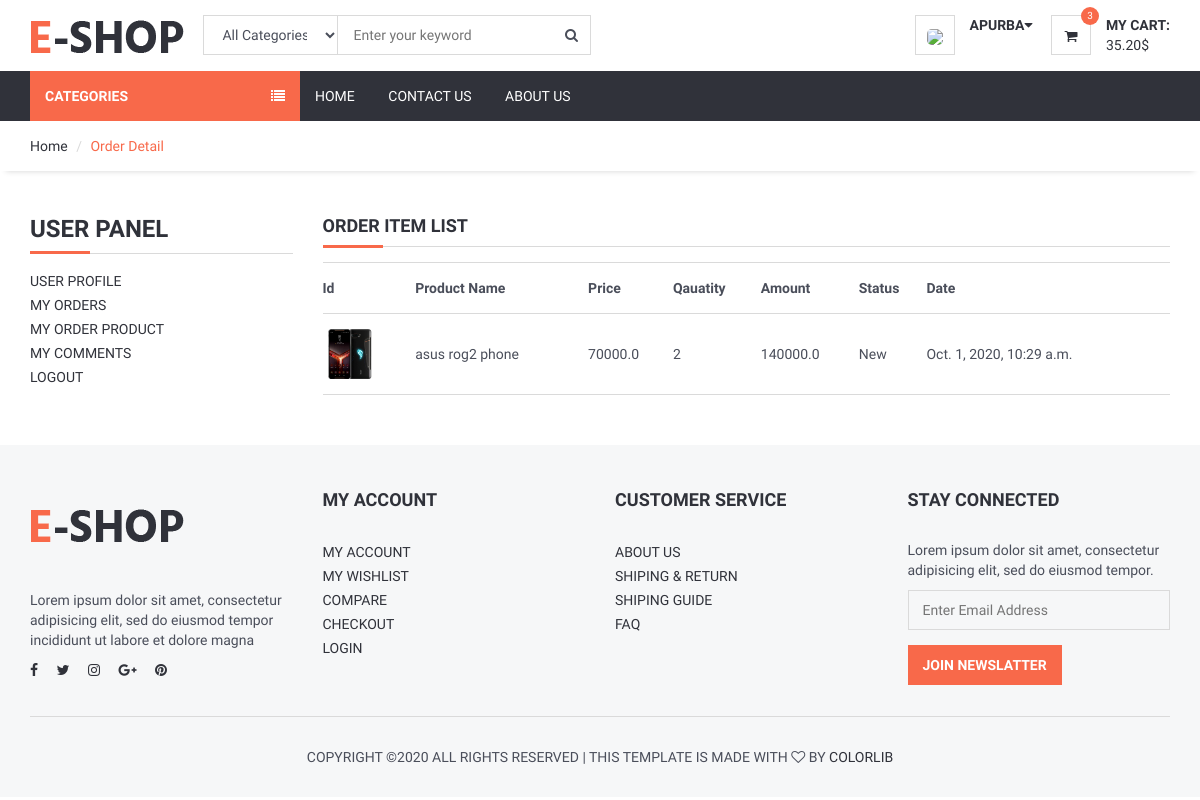
Page /user/orders_product/ (signed in) on the earlier database version.
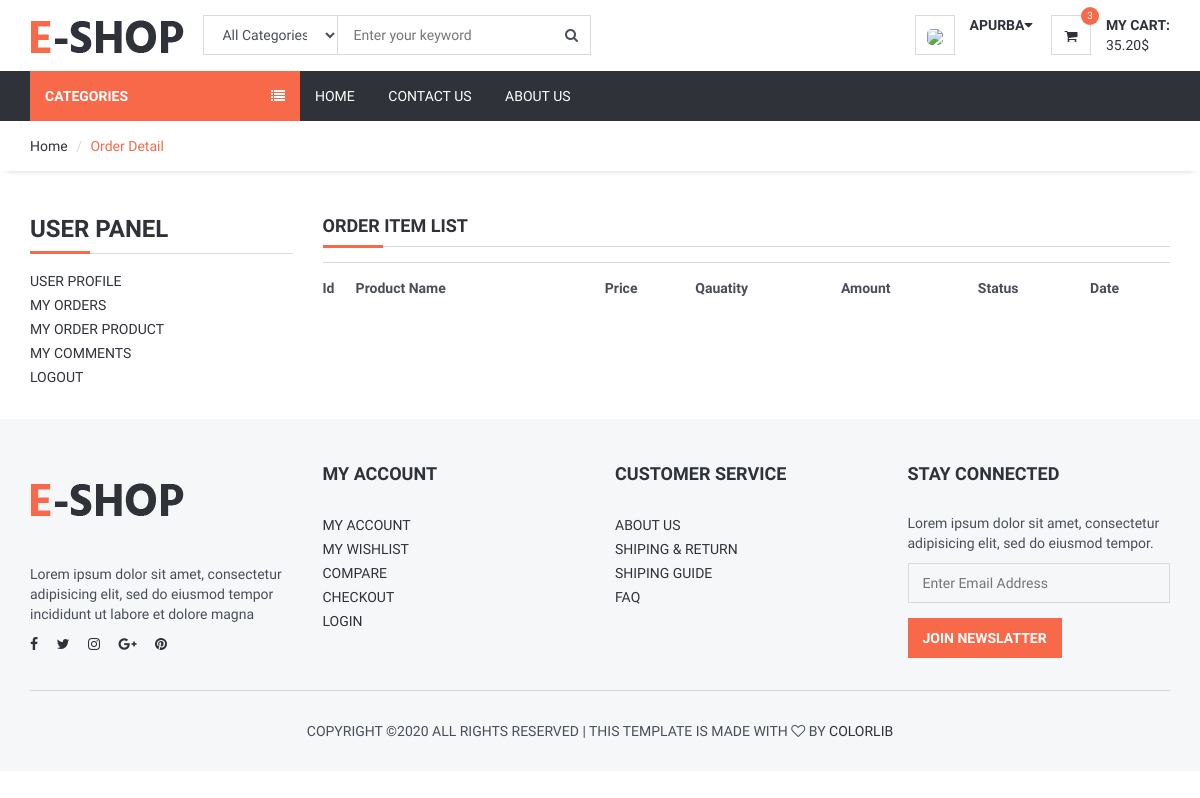
Same page on the later database version.
### order/models.py (models this page shows, shortened)
class OrderProduct(models.Model):
    STATUS = (
        ('New', 'New'),
        ('Accepted', 'Accepted'),
        ('Canceled', 'Canceled'),
    )
    order = models.ForeignKey(Order, on_delete=models.CASCADE)
    user = models.ForeignKey(User, on_delete=models.CASCADE)
    product = models.ForeignKey(Products, on_delete=models.CASCADE)
    quantity = models.IntegerField()
    price = models.FloatField()
    amount = models.FloatField()
    status = models.CharField(max_length=10, choices=STATUS, default='New')
    create_at = models.DateTimeField(auto_now_add=True)
    update_at = models.DateTimeField(auto_now=True)

### products/models.py (models this page shows, shortened)
class Products(models.Model):
    STATUS=(
        ('True','True'),
        ('False','False')
    )
    title=models.CharField(max_length=30)
    category=models.ForeignKey(Category,on_delete=models.CASCADE)
    keywords=models.CharField(max_length=225)
    description=models.CharField(max_length=225)
    image=models.ImageField(blank=True,upload_to='images/')
    status=models.CharField(max_length=10,choices=STATUS)
    slug=models.SlugField(null=False,unique=True)
    parent=models.ForeignKey('self',blank=True,null=True,related_name='children',on_delete=models.CASCADE)
    create_at=models.DateTimeField(auto_now_add=True)
    update_at=models.DateTimeField(auto_now=True)
    details=RichTextUploadingField()
    amount=models.IntegerField(default=0)
    price=models.FloatField()
    image_tag_short_description='Image'

### user/views.py (the view)
# urls.py: path('orders_product/',views.orders_product,name='orders_product'),
@login_required(login_url='/login') # Check login
def orders_product(request):
    category = Category.objects.all()
    current_user = request.user
    orderitems=OrderProduct.objects.filter(user_id=current_user.id)
    context = {
        'category': category,
        'orderitems': orderitems,
    }
    return render(request, 'user_order_products.html', context)
    return HttpResponse('order')

### user/templates/user_order_products.html (shortened to what this page needs)
{% extends 'home.html' %}
{% block sidebar %} {% include 'sidebar.html' %} {% endblock %}
{% block body %}
    <div id="breadcrumb">
        <div class="container">
            <ul class="breadcrumb">
                <li><a href="/">Home</a></li>
                <li class="active">Order Detail</li>
            </ul>
        </div>
    </div>
    <div class="section">
        <div class="container">
            <div class="row">
                <div class="col-md-3">
                    {% include "user_panel.html" %}
                </div>
                <div class="col-md-9">
                    <div class="order-summary clearfix">
                        <div class="section-title">
                            <h4 class="title">Order Item List</h4>
                        </div>
                        <table class="shopping-cart-table table">
                            <tr>
                                <th class="text-left">Id </th>
                                <th class="text-left">Product Name </th>
                                <th class="text-left">Price </th>
                                <th class="text-left">Qauatity </th>
                                <th class="text-left">Amount </th>
                                <th class="text-left">Status </th>
                                <th class="text-left">Date </th>
                            </tr>
                            {% for rs in orderitems %}
                                <tr>
                                    <td class="text-left">
                                        <a href="/product/{{ rs.product_id }}/{{ rs.product.slug }}">
                                            {% if rs.products.image_id > 0 %}
                                                <img src="{{rs.product.image }}" alt="" style="height: 50px">
                                            {% else %}
                                                <img src="{{rs.product.image.url}}" alt="" style="height: 50px">
                                            {% endif %}
                                        </a>
                                    </td>
                                    <td class="text-left">{{ rs.product.title}}</td>
                                    <td class="text-left">{{ rs.price}} </td>
                                    <td class="text-left">{{ rs.quantity}} </td>
                                    <td class="text-left">{{ rs.amount}} </td>
                                    <td class="text-left">{{ rs.status}} </td>
                                    <td class="text-left">{{ rs.create_at}} </td>
                                </tr>
                            {% endfor %}
                        </table>
                    </div>
                </div>
            </div>
        </div>
    </div>
{% endblock %}

Differences in the rows shown:
removed OrderProduct: product.image (picture), product "asus rog2 phone", price "70000.0", quantity "2", amount "140000.0", status "New", create_at "Oct. 1, 2020, 10:29 a.m."
